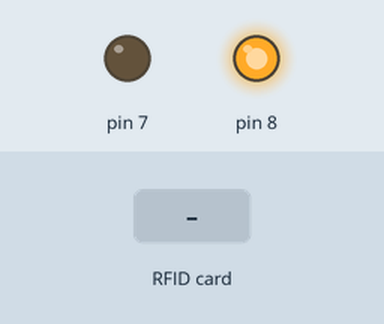
Simulated run of this sketch. Board: Arduino Uno, built with avr-gcc and run on an emulated ATmega328P. On the bench: output pins drawn as LEDs (lit = HIGH). The test bench sets the inputs (shaded band). Pins used as bus, display or sensor lines are not drawn; what the sketch prints to the serial monitor is not drawn.

Above: at 1.2 s.
1.3 s: RFID card 5E 7A 19 C4 held to the reader
At 2.3 s:
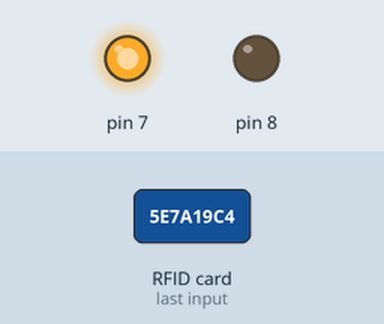
Timing chart, 0 to 17.9 s (numbered marks = the images above; inputs shaded):
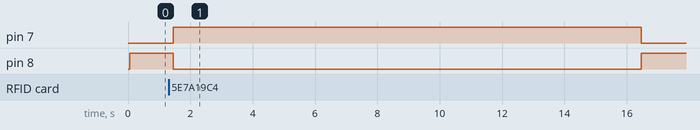

The sketch:

Reader.ino
```cpp
#include <SPI.h>//include the SPI bus library
#include <MFRC522.h>//include the RFID reader library

#define SS_PIN 10  //slave select pin
#define RST_PIN 5  //reset pin
MFRC522 mfrc522(SS_PIN, RST_PIN);        // instatiate a MFRC522 reader object.
MFRC522::MIFARE_Key key;//create a MIFARE_Key struct named 'key', which will hold the card information


void setup() {
        Serial.begin(9600);        // Initialize serial communications with the PC
        SPI.begin();               // Init SPI bus
        mfrc522.PCD_Init();        // Init MFRC522 card (in case you wonder what PCD means: proximity coupling device)
        Serial.println("Scan a MIFARE Classic card");

        // Prepare the security key for the read and write functions - all six key bytes are set to 0xFF at chip delivery from the factory.
        // Since the cards in the kit are new and the keys were never defined, they are 0xFF
        // if we had a card that was programmed by someone else, we would need to know the key to be able to access it. This key would then need to be stored in 'key' instead.

        for (byte i = 0; i < 6; i++) {

                key.keyByte[i] = 0xFF;//keyByte is defined in the "MIFARE_Key" 'struct' definition in the .h file of the library
                    }

                      pinMode(8,OUTPUT);
  pinMode(7,OUTPUT);

}

int block=2;//this is the block number we will write into and then read. Do not write into 'sector trailer' block, since this can make the block unusable.

byte blockcontent[16] = {"SubScribe______"};
//byte blockcontent[16] = {0,0,0,0,0,0,0,0,0,0,0,0,0,0,0,0};//all zeros. This can be used to delete a block.
byte readbackblock[18];//This array is used for reading out a block. The MIFARE_Read method requires a buffer that is at least 18 bytes to hold the 16 bytes of a block.

void loop()
{

      /*****************************************establishing contact with a tag/card**********************************************************************/
  digitalWrite(8,HIGH);
    // Look for new cards (in case you wonder what PICC means: proximity integrated circuit card)
  if ( ! mfrc522.PICC_IsNewCardPresent()) {//if PICC_IsNewCardPresent returns 1, a new card has been found and we continue
    return;//if it did not find a new card is returns a '0' and we return to the start of the loop
  }

  // Select one of the cards
  if ( ! mfrc522.PICC_ReadCardSerial()) {//if PICC_ReadCardSerial returns 1, the "uid" struct (see MFRC522.h lines 238-45)) contains the ID of the read card.
    return;//if it returns a '0' something went wrong and we return to the start of the loop
  }

        // Among other things, the PICC_ReadCardSerial() method reads the UID and the SAK (Select acknowledge) into the mfrc522.uid struct, which is also instantiated
        // during this process.
        // The UID is needed during the authentication process
          //The Uid struct:
          //typedef struct {
    //byte    size;     // Number of bytes in the UID. 4, 7 or 10.
    //byte    uidByte[10];            //the user ID in 10 bytes.
    //byte    sak;      // The SAK (Select acknowledge) byte returned from the PICC after successful selection.
          //} Uid;

         Serial.println("card selected");


         char x='_';
         byte a;
         a=(byte)x;

       //mfrc522.PICC_DumpToSerial(&(mfrc522.uid));//uncomment this if you want to see the entire 1k memory with the block written into it.

         readBlock(2, readbackblock);//read the block back
         Serial.print("NAME: ");
         for (int j=0 ; j<16 ; j++)//print the block contents
         {if(readbackblock[j]!=a)
           Serial.write (readbackblock[j]);//Serial.write() transmits the ASCII numbers as human readable characters to serial monitor
         }
         Serial.println("");
          readBlock(13, readbackblock);//read the block back
         Serial.print("AGE: ");
         for (int j=0 ; j<16 ; j++)//print the block contents
         {if(readbackblock[j]!=a)
           Serial.write (readbackblock[j]);//Serial.write() transmits the ASCII numbers as human readable characters to serial monitor
         }
         Serial.println("");
          readBlock(5, readbackblock);//read the block back
         Serial.print("Medicine 1: ");
         for (int j=0 ; j<16 ; j++)//print the block contents
         {if(readbackblock[j]!=a)
           Serial.write (readbackblock[j]);//Serial.write() transmits the ASCII numbers as human readable characters to serial monitor
         }
        readBlock(4, readbackblock);//read the block back
         Serial.print("   ");
         for (int j=0 ; j<16 ; j++)//print the block contents
         {if(readbackblock[j]!=a)
           Serial.write (readbackblock[j]);//Serial.write() transmits the ASCII numbers as human readable characters to serial monitor
         }
         Serial.println("");
          readBlock(12, readbackblock);//read the block back
         Serial.print("Medicine 2: ");
         for (int j=0 ; j<16 ; j++)//print the block contents
         {if(readbackblock[j]!=a)
           Serial.write (readbackblock[j]);//Serial.write() transmits the ASCII numbers as human readable characters to serial monitor
         }
         readBlock(6, readbackblock);//read the block back
         Serial.print("   ");
         for (int j=0 ; j<16 ; j++)//print the block contents
         {if(readbackblock[j]!=a)

           Serial.write (readbackblock[j]);//Serial.write() transmits the ASCII numbers as human readable characters to serial monitor
         }
         Serial.println("");
          readBlock(9, readbackblock);//read the block back
         Serial.print("Medicine 3: ");
         for (int j=0 ; j<16 ; j++)//print the block contents
         {
          if(readbackblock[j]!=a)
             Serial.write (readbackblock[j]);//Serial.write() transmits the ASCII numbers as human readable characters to serial monitor
         }
         readBlock(8, readbackblock);//read the block back


         Serial.print("   ");
         for (int j=0 ; j<16 ; j++)//print the block contents
         {if(readbackblock[j]!=a)
           Serial.write (readbackblock[j]);//Serial.write() transmits the ASCII numbers as human readable characters to serial monitor
         }
         Serial.println("");
 digitalWrite(8,LOW);
digitalWrite(7,HIGH);
delay(15000);
digitalWrite(7,LOW);

}

int writeBlock(int blockNumber, byte arrayAddress[])
{
  //this makes sure that we only write into data blocks. Every 4th block is a trailer block for the access/security info.
  int largestModulo4Number=blockNumber/4*4;
  int trailerBlock=largestModulo4Number+3;//determine trailer block for the sector
  if (blockNumber > 2 && (blockNumber+1)%4 == 0){Serial.print(blockNumber);Serial.println(" is a trailer block:");return 2;}//block number is a trailer block (modulo 4); quit and send error code 2
  Serial.print(blockNumber);
  Serial.println(" is a data block:");

  /*****************************************authentication of the desired block for access***********************************************************/
  byte status = mfrc522.PCD_Authenticate(MFRC522::PICC_CMD_MF_AUTH_KEY_A, trailerBlock, &key, &(mfrc522.uid));
  //byte PCD_Authenticate(byte command, byte blockAddr, MIFARE_Key *key, Uid *uid);
  //this method is used to authenticate a certain block for writing or reading
  //command: See enumerations above -> PICC_CMD_MF_AUTH_KEY_A = 0x60 (=1100000),    // this command performs authentication with Key A
  //blockAddr is the number of the block from 0 to 15.
  //MIFARE_Key *key is a pointer to the MIFARE_Key struct defined above, this struct needs to be defined for each block. New cards have all A/B= FF FF FF FF FF FF
  //Uid *uid is a pointer to the UID struct that contains the user ID of the card.
  if (status != MFRC522::STATUS_OK) {
         Serial.print("PCD_Authenticate() failed: ");
         Serial.println(mfrc522.GetStatusCodeName(status));
         return 3;//return "3" as error message
  }
  //it appears the authentication needs to be made before every block read/write within a specific sector.
  //If a different sector is being authenticated access to the previous one is lost.


  /*****************************************writing the block***********************************************************/

  status = mfrc522.MIFARE_Write(blockNumber, arrayAddress, 16);//valueBlockA is the block number, MIFARE_Write(block number (0-15), byte array containing 16 values, number of bytes in block (=16))
  //status = mfrc522.MIFARE_Write(9, value1Block, 16);
  if (status != MFRC522::STATUS_OK) {
           Serial.print("MIFARE_Write() failed: ");
           Serial.println(mfrc522.GetStatusCodeName(status));
           return 4;//return "4" as error message
  }
  Serial.println("block was written");
}


int readBlock(int blockNumber, byte arrayAddress[])
{
  int largestModulo4Number=blockNumber/4*4;
  int trailerBlock=largestModulo4Number+3;//determine trailer block for the sector

  /*****************************************authentication of the desired block for access***********************************************************/
  byte status = mfrc522.PCD_Authenticate(MFRC522::PICC_CMD_MF_AUTH_KEY_A, trailerBlock, &key, &(mfrc522.uid));
  //byte PCD_Authenticate(byte command, byte blockAddr, MIFARE_Key *key, Uid *uid);
  //this method is used to authenticate a certain block for writing or reading
  //command: See enumerations above -> PICC_CMD_MF_AUTH_KEY_A = 0x60 (=1100000),    // this command performs authentication with Key A
  //blockAddr is the number of the block from 0 to 15.
  //MIFARE_Key *key is a pointer to the MIFARE_Key struct defined above, this struct needs to be defined for each block. New cards have all A/B= FF FF FF FF FF FF
  //Uid *uid is a pointer to the UID struct that contains the user ID of the card.
  if (status != MFRC522::STATUS_OK) {
         Serial.print("PCD_Authenticate() failed (read): ");
         Serial.println(mfrc522.GetStatusCodeName(status));
         return 3;//return "3" as error message
  }
  //it appears the authentication needs to be made before every block read/write within a specific sector.
  //If a different sector is being authenticated access to the previous one is lost.


  /*****************************************reading a block***********************************************************/

  byte buffersize = 18;//we need to define a variable with the read buffer size, since the MIFARE_Read method below needs a pointer to the variable that contains the size...
  status = mfrc522.MIFARE_Read(blockNumber, arrayAddress, &buffersize);//&buffersize is a pointer to the buffersize variable; MIFARE_Read requires a pointer instead of just a number
  if (status != MFRC522::STATUS_OK) {
          Serial.print("MIFARE_read() failed: ");
          Serial.println(mfrc522.GetStatusCodeName(status));
          return 4;//return "4" as error message
  }
 }
```

Measured:
- after the input at 1.3 s, pin 7: LOW → HIGH after 0.16 s, → LOW 15.0 s later; pin 8: HIGH → LOW after 0.16 s, → HIGH 15.0 s later
